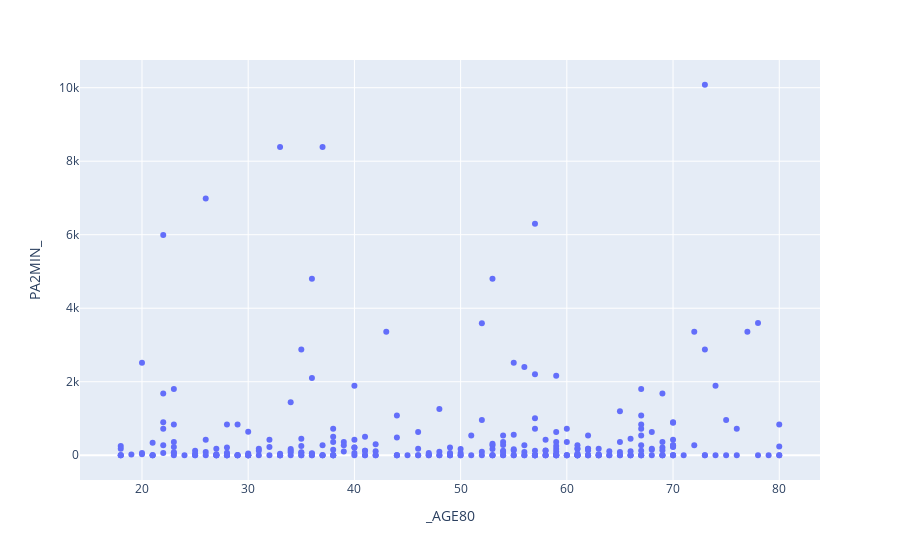

The code cell stored with this chart in its notebook:
### Code cell
fig = px.scatter(df, x='_AGE80', y='PA2MIN_')
fig.show()

### Figure 1 — Plotly figure (JSON) as saved in the notebook; plotly's stock layout.template omitted (floating-point values rounded to 4 significant figures; data arrays with more than 128 entries replaced by an {"elided": "..."} marker saying what was removed)
{"data": [{"hovertemplate": "_AGE80=%{x}<br>PA2MIN_=%{y}<extra></extra>", "legendgroup": "", "marker": {"color": "#636efa", "symbol": "circle"}, "mode": "markers", "name": "", "orientation": "v", "showlegend": false, "type": "scatter", "x": {"elided": "300 int values"}, "xaxis": "x", "y": {"elided": "300 int values"}, "yaxis": "y"}], "layout": {"legend": {"tracegroupgap": 0}, "margin": {"t": 60}, "xaxis": {"anchor": "y", "domain": [0, 1], "title": {"text": "_AGE80"}}, "yaxis": {"anchor": "x", "domain": [0, 1], "title": {"text": "PA2MIN_"}}}}
